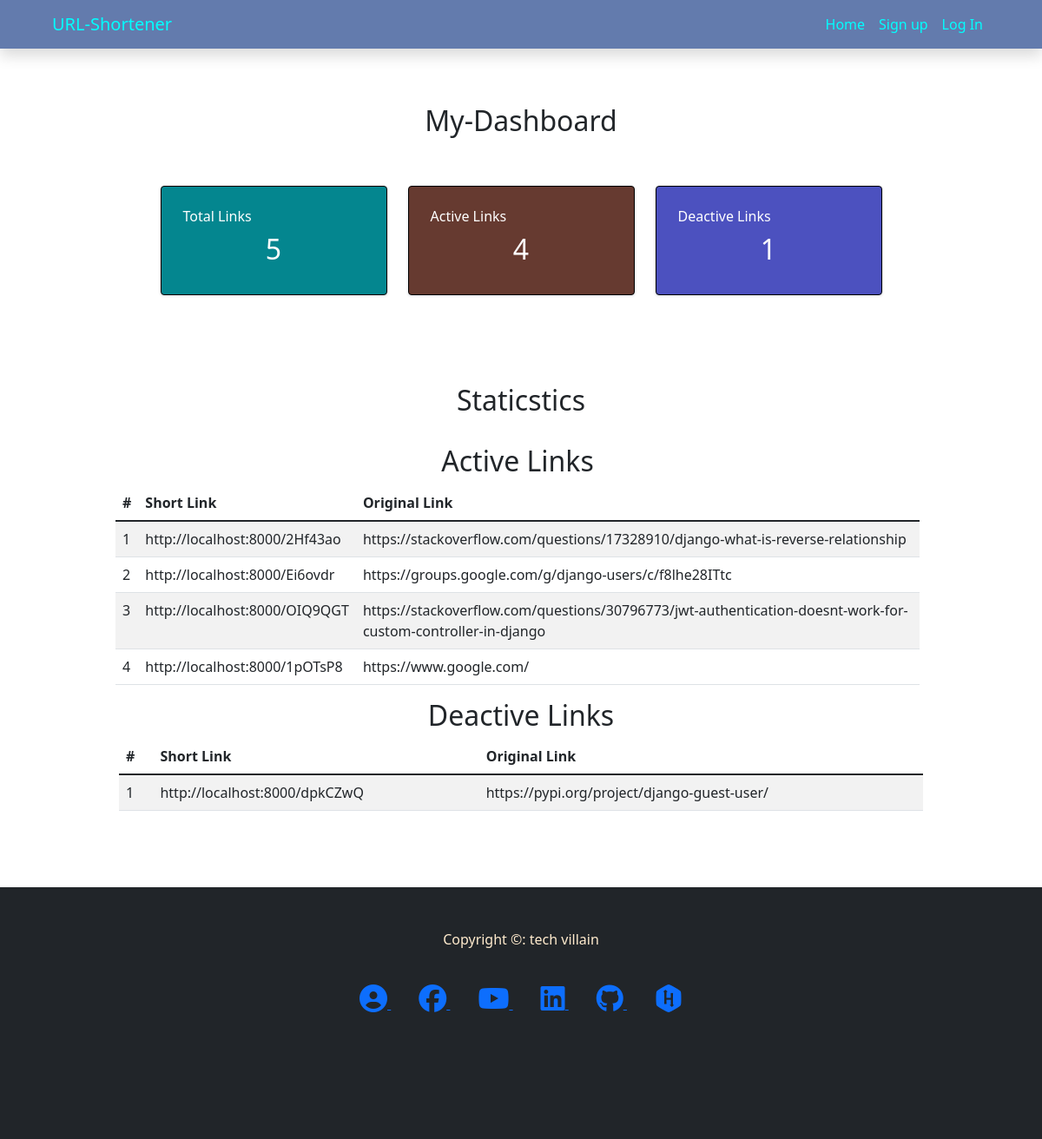
Screenshot of /user/dashboard/1 with the database file from the repository.
### urlShortener/models.py (models this page shows, shortened)
class ShortURLS(models.Model):
    user = models.ForeignKey(User, on_delete=models.CASCADE, default=2)
    created_at = models.DateTimeField(auto_now_add=True)
    expiration_day = models.IntegerField(default=1)
    long_url = models.URLField()
    short_url = models.CharField(max_length=15, unique=True, blank=True)
    is_deleted = models.BooleanField(default=False)
    def get_short_absolute_url(self):
        new_url = settings.DEFAULT_DOMAIN+'/'+self.short_url
        return new_url

### subscriber/views.py (the view)
# urls.py: path('dashboard/<int:pk>', dashboard, name='dashboard')
def dashboard(request, pk):
	template = 'customer/dashboard.html'
	print('url=> ', request.get_host)
	context = {}
	all_urls = ShortURLS.objects.filter(user_id=pk)
	if request.user.is_superuser:
		all_urls = ShortURLS.objects.all()
	total_urls = all_urls.count()
	active_urls = all_urls.filter(is_deleted=False)
	deactive_urls = all_urls.filter(is_deleted=True)
	total_active_urls = active_urls.count()
	total_deactive_urls = deactive_urls.count()
	context['total_urls'] = total_urls
	context['active_urls'] = active_urls
	context['deactive_urls'] = deactive_urls
	context['total_active_urls'] = total_active_urls
	context['total_deactive_urls'] = total_deactive_urls
	return render(request, template, context )

### templates/customer/dashboard.html (shortened to what this page needs)
{% extends 'base.html' %}
{% block content %}
<head>
</head>
<section class="container" style="min-height:720px;">
    <br><br>
    {% if user.is_superuser %}
    <h2 class="text-center">Admin-Dashboard</h2>
    {% else %}
    <h2 class="text-center">My-Dashboard</h2>
    {% endif %}
    <br><br>
    <div class="row justify-content-center">
        <div class="col-md-4 col-xl-3">
            <div class="card bg-c-blue order-card">
                <div class="card-block">
                    <h6 class="m-b-20"> Total Links</h6>
                    <h2 class="text-center"><span>{{total_urls}}</span></h2>
                </div>
            </div>
        </div>
        <div class="col-md-4 col-xl-3">
            <div class="card bg-c-pink order-card">
                <div class="card-block">
                    <h6 class="m-b-20"> Active Links</h6>
                    <h2 class="text-center"><span>{{total_active_urls}}</span></h2>
                </div>
            </div>
        </div>
        <div class="col-md-4 col-xl-3">
            <div class="card bg-c-green order-card">
                <div class="card-block">
                    <h6 class="m-b-20"> Deactive Links</h6>
                    <h2 class="text-center"><span>{{total_deactive_urls}}</span></h2>
                </div>
            </div>
        </div>
    </div>
    <br><br><br>
    <h2 class="text-center">Staticstics</h2>
    <br>
    <div class="row justify-content-center">
        <div class="col-md-10 me-2">
            <h2 class="text-center">Active Links</h2>
            <table class="table table-striped table-hover">
                <thead>
                    <tr>
                        <th scope="col">#</th>
                        <th scope="col">Short Link</th>
                        <th scope="col">Original Link</th>
                    </tr>
                </thead>
                <tbody>
                    {% for url in active_urls %}
                    <tr>
                        <td>{{ forloop.counter }}</td>
                        <td>{{ url.get_short_absolute_url }}</td>
                        <td>{{ url.long_url }}</td>
                    </tr>
                    {% endfor %}
                </tbody>
            </table>
        </div>
        {% if total_deactive_urls %}
        <div class="col-md-10">
            <h2 class="text-center">Deactive Links</h2>
            <table class="table table-striped table-hover">
                <thead>
                    <tr>
                        <th scope="col">#</th>
                        <th scope="col">Short Link</th>
                        <th scope="col">Original Link</th>
                    </tr>
                </thead>
                <tbody>
                    {% for url in deactive_urls %}
                    <tr>
                        <td>{{ forloop.counter }}</td>
                        <td>{{ url.get_short_absolute_url }}</td>
                        <td>{{ url.long_url }}</td>
                    </tr>
                    {% endfor %}
                </tbody>
            </table>
        </div>
        {% endif %}
    </div>
</section>
{% endblock %}

### templates/customer/dashboard.html (style rules this page uses)
.order-card { color: rgb(255, 255, 255); }
.bg-c-blue { background: #04868f; }
.bg-c-green { background: #4C51BF; }
.bg-c-pink { background: #663a30; }
.card { -webkit-box-shadow: 0 1px 2.94px 0.06px rgba(4, 26, 55, 0.16); box-shadow: 0 1px 2.94px 0.06px rgba(4, 26, 55, 0.16); border: 1px solid black; margin-bottom: 30px; -webkit-transition: all 0.3s ease-in-out; transition: all 0.3s ease-in-out; }
.card .card-block { padding: 25px; }

### rows the page displays
ShortURLS: get_short_absolute_url "http://localhost:8000/2Hf43ao", long_url "https://stackoverflow.com/questions/17328910/django-what-is-reverse-relationship"
ShortURLS: get_short_absolute_url "http://localhost:8000/Ei6ovdr", long_url "https://groups.google.com/g/django-users/c/f8lhe28ITtc"
ShortURLS: get_short_absolute_url "http://localhost:8000/OIQ9QGT", long_url "https://stackoverflow.com/questions/30796773/jwt-authentication-doesnt-work-for-custom-controller-in-django"
ShortURLS: get_short_absolute_url "http://localhost:8000/1pOTsP8", long_url "https://www.google.com/"
ShortURLS: get_short_absolute_url "http://localhost:8000/dpkCZwQ", long_url "https://pypi.org/project/django-guest-user/"

### other values shown
{{ total_urls }} "5"
{{ total_active_urls }} "4"
{{ total_deactive_urls }} "1"
